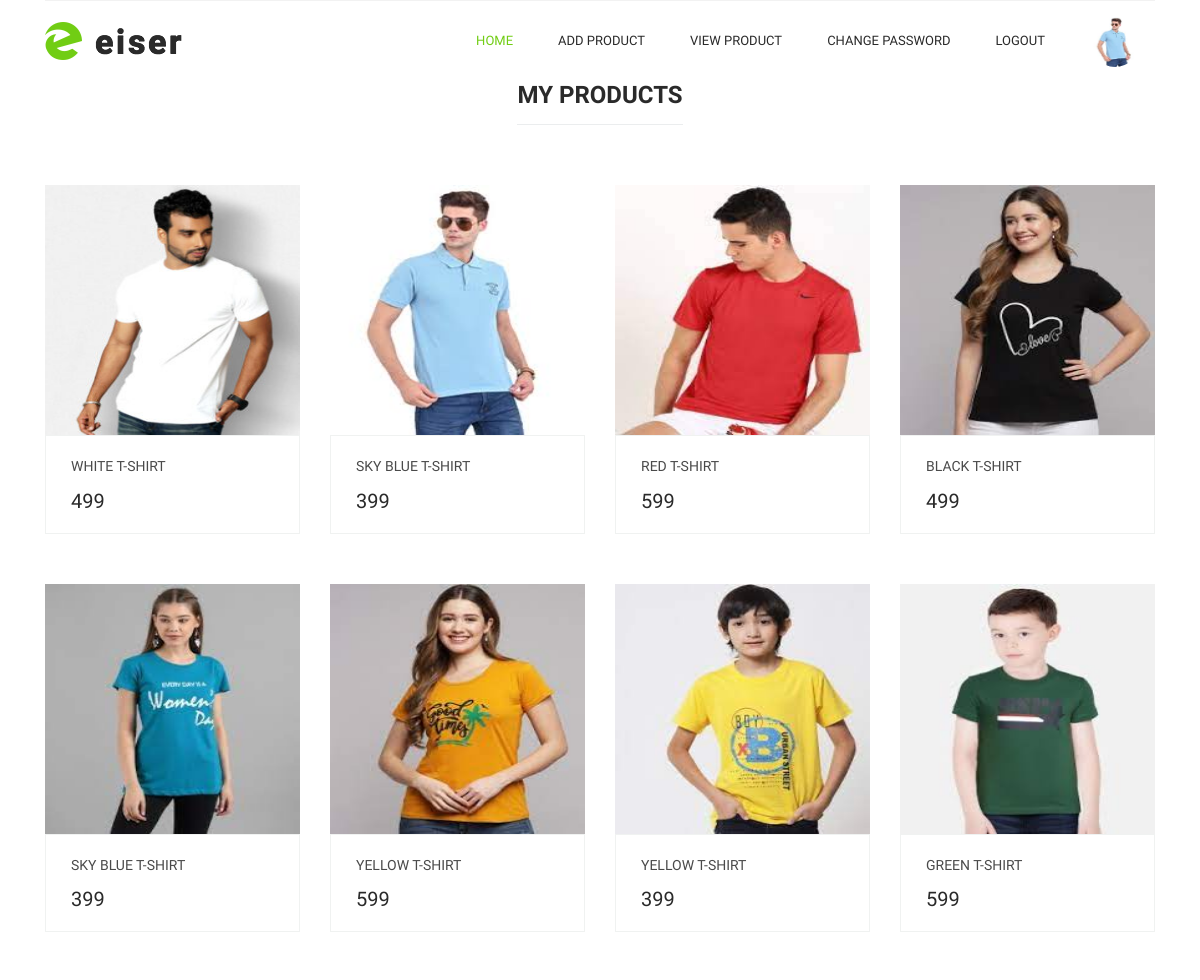
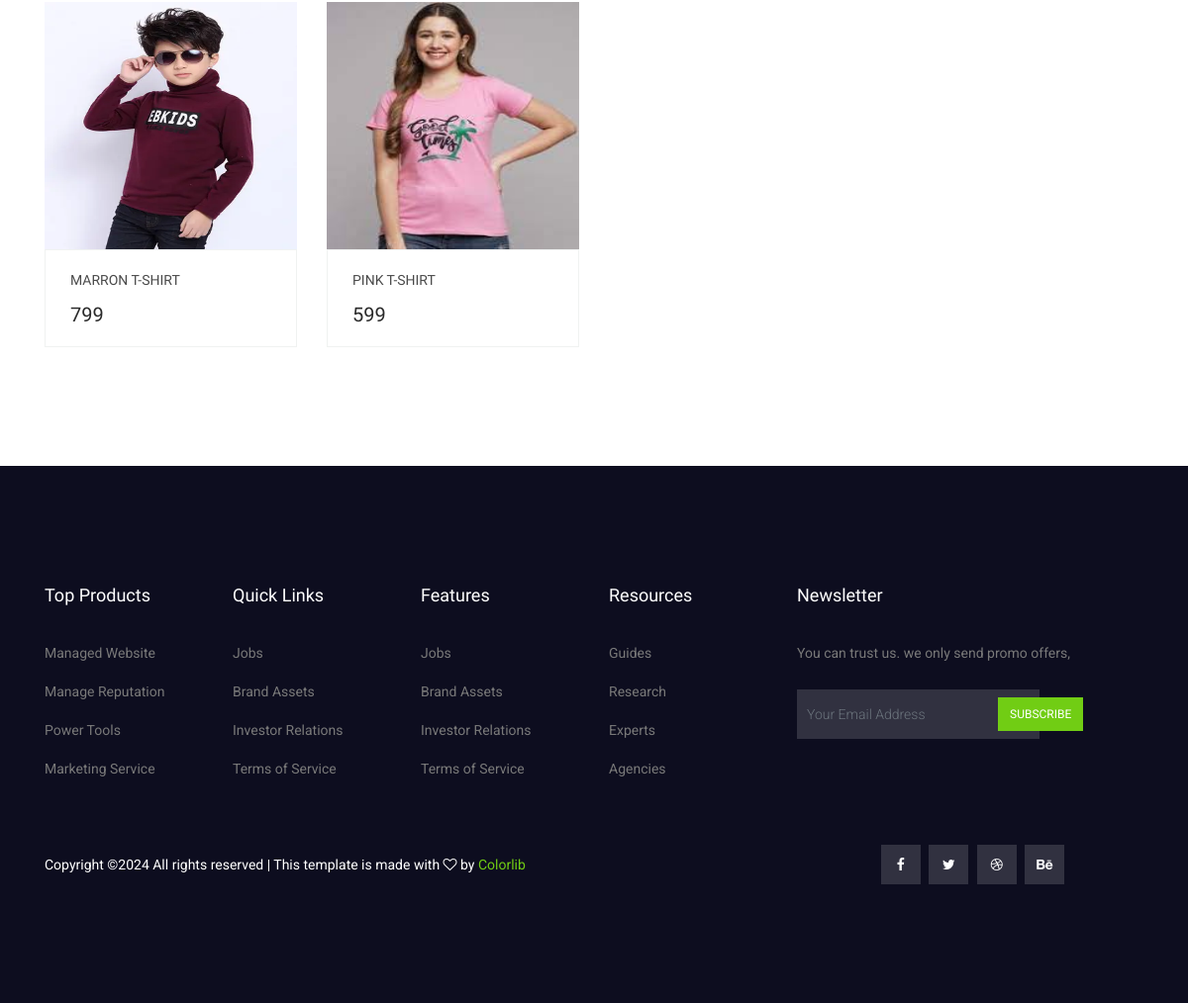
The app's page /seller-view-product/ (signed in) with its own data (2 pictures, top to bottom).
### myapp/models.py (models this page shows, shortened)
class Product(models.Model):
	seller=models.ForeignKey(User,on_delete=models.CASCADE)
	category=(
		("Men","Men"),
		("Women","Women"),
		("Kids","Kids"),
	)
	size=(
		("S","S"),
		("L","L"),
		("M","M"),
		("XL","XL"),
		("XXL","XXL"),
	)
	product_category=models.CharField(max_length=100,choices=category)
	product_name=models.CharField(max_length=100)
	product_price=models.PositiveIntegerField()
	product_desc=models.TextField()
	product_picture=models.ImageField(upload_to="product_picture/")
	product_size=models.CharField(max_length=100,choices=size,default="")

### myapp/views.py (the view)
# urls.py: path('seller-view-product/',views.seller_view_product,name='seller-view-product'),
def seller_view_product(request):
	seller=User.objects.get(email=request.session['email'])
	products=Product.objects.filter(seller=seller)
	return render(request,'seller-view-product.html',{'products':products})

### myapp/templates/seller-view-product.html (shortened to what this page needs)
{% extends 'seller-header.html' %}
{% load static %}
{% block content %}
<!DOCTYPE html>
<html lang="en">
<head></head>
<body>
  <section class="inspired_product_area section_gap_bottom_custom">
    <div class="container">
      <div class="row justify-content-center">
        <div class="col-lg-12">
          <div class="main_title">
            <h2><span>My products</span></h2>
          </div>
        </div>
      </div>
      <div class="row">
        {% for i in products %}
        <div class="col-lg-3 col-md-6">
          <div class="single-product">
            <div class="product-img">
              <img class="img-fluid w-100" src="{{i.product_picture.url}}" alt="" style="width:200px;height:250px;" />
            </div>
            <div class="product-btm">
              <a href="#" class="d-block">
                <h4>{{i.product_name}}</h4>
              </a>
              <div class="mt-3">
                <span class="mr-4">{{i.product_price}}</span>
              </div>
            </div>
          </div>
        </div>
        {% endfor %}
      </div>
    </div>
  </section>
</body>
</html>
{% endblock %}

### myapp/static/css/style.css (style rules this page uses)
body { line-height:24px;font-size:14px;font-family:"Roboto",sans-serif;font-weight:normal;color:#797979 }
h1,h2,h3,h4,h5,h6 { font-family:"Heebo",sans-serif;color:#2a2a2a;font-weight:500 }
a { text-decoration:none;transition:all 0.3s ease-in-out }
.section_gap_bottom_custom { padding-bottom:70px }
.main_title { text-align:center;margin-bottom:75px }
.main_title h2 { font-size:24px;color:#2a2a2a;margin-bottom:30px;font-weight:700;text-transform:uppercase }
.main_title h2 span { position:relative;display:inline-block }
.main_title h2 span:after { content:'';position:absolute;left:0px;bottom:-15px;width:100%;height:1px;background:#ebedee }
h2 { font-size:30px }
h4 { font-size:18px }
.single-product { text-align:center;margin-bottom:50px }
.single-product .product-img { position:relative;overflow:hidden }
.single-product .product-btm { padding:22px 25px 18px;border:1px solid #f0f2f1;text-align:left }
.single-product .product-btm h4 { color:#4a4a4a;font-size:14px;font-weight:400;text-transform:uppercase;margin-bottom:0px;transition:all 300ms linear 0s }
.single-product .product-btm span { font-family:"Heebo",sans-serif;font-size:20px;font-weight:500;line-height:16px;color:#2a2a2a }

### records on screen
Product: product_picture (picture), product_name "WHITE T-SHIRT", product_price "499"
Product: product_picture (picture), product_name "SKY BLUE T-SHIRT", product_price "399"
Product: product_picture (picture), product_name "RED T-SHIRT", product_price "599"
Product: product_picture (picture), product_name "BLACK T-SHIRT", product_price "499"
Product: product_picture (picture), product_name "SKY BLUE T-SHIRT", product_price "399"
Product: product_picture (picture), product_name "YELLOW T-SHIRT", product_price "599"
Product: product_picture (picture), product_name "YELLOW T-SHIRT", product_price "399"
Product: product_picture (picture), product_name "GREEN T-SHIRT", product_price "599"
Product: product_picture (picture), product_name "MARRON T-SHIRT", product_price "799"
Product: product_picture (picture), product_name "PINK T-SHIRT", product_price "599"
